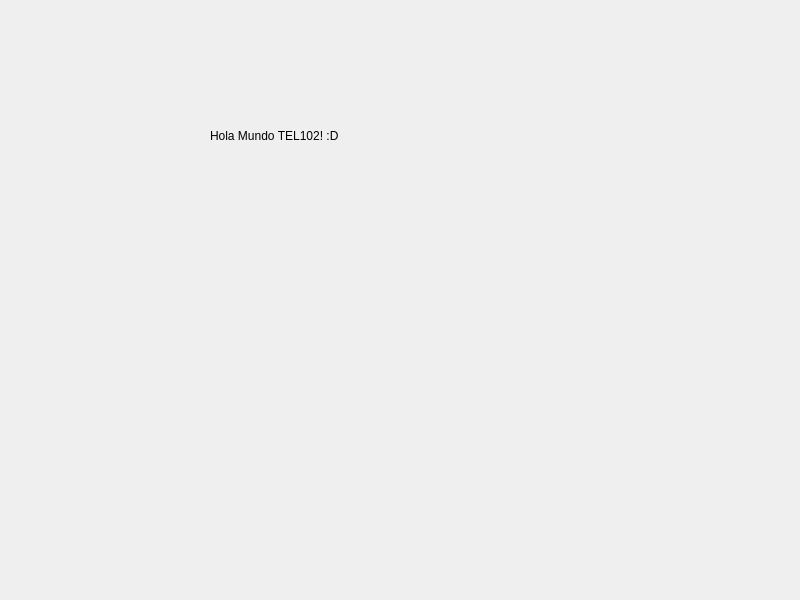
<?xml version="1.0" encoding="UTF-8"?>
<ui version="4.0">
 <class>Widget</class>
 <widget class="QWidget" name="Widget">
  <property name="geometry">
   <rect>
    <x>0</x>
    <y>0</y>
    <width>800</width>
    <height>600</height>
   </rect>
  </property>
  <property name="windowTitle">
   <string>Widget</string>
  </property>
  <widget class="QLabel" name="label">
   <property name="geometry">
    <rect>
     <x>210</x>
     <y>120</y>
     <width>151</width>
     <height>31</height>
    </rect>
   </property>
   <property name="text">
    <string>Hola Mundo TEL102! :D</string>
   </property>
  </widget>
 </widget>
 <resources/>
 <connections/>
</ui>
